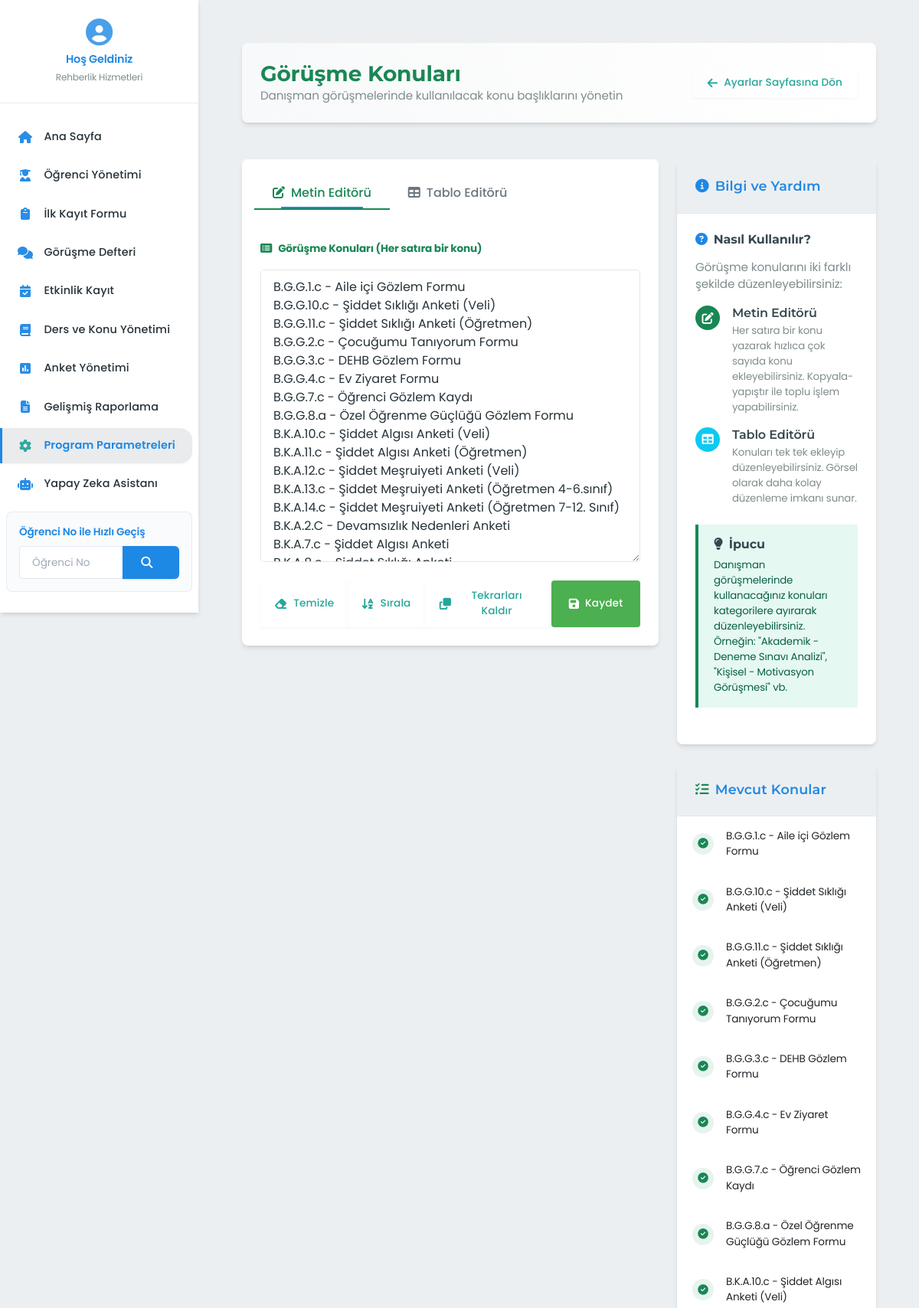
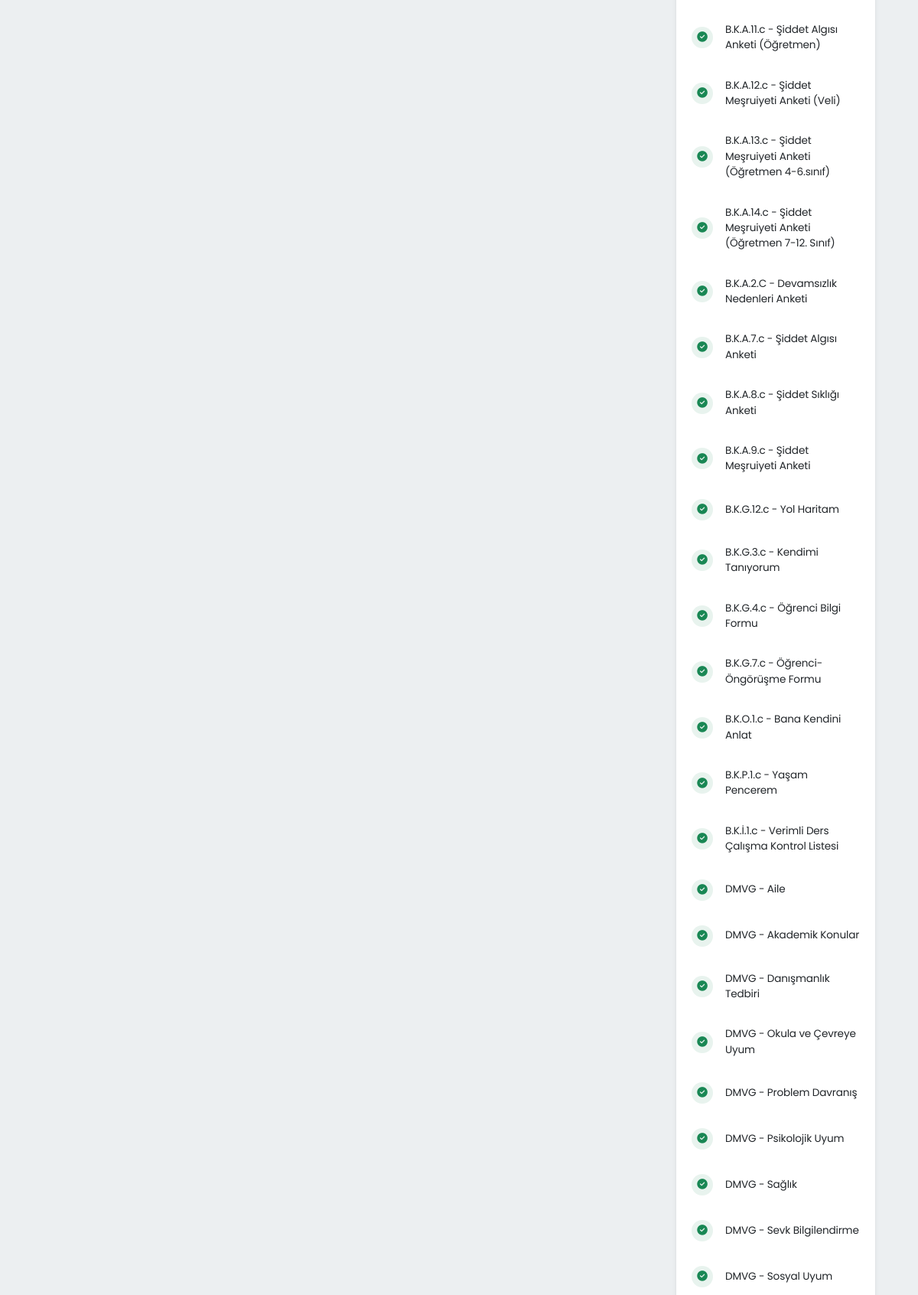
The page /parametre-yonetimi/gorusme-konulari (upper part) on the database its author committed (2 pictures, top to bottom).
### app/blueprints/parametre_yonetimi/models.py (models this page shows, shortened)
class GorusmeKonusu(db.Model):
    __tablename__ = 'gorusme_konulari'
    __table_args__ = {'extend_existing': True}
    id = db.Column(db.Integer, primary_key=True)
    baslik = db.Column(db.String(255), nullable=False, unique=True)

### app/blueprints/parametre_yonetimi/routes.py (the view, shortened to what this page needs)
@parametre_yonetimi_bp.route('/gorusme-konulari', methods=['GET', 'POST'])
@admin_required
def gorusme_konulari():
    gorusme_konulari = SabitlerService.get_gorusme_konulari()
    konular_metni = ""
    for konu in gorusme_konulari:
        konular_metni += f"{konu.baslik}\n"
    return render_template('parametre_yonetimi/gorusme_konulari.html',
                         gorusme_konulari=gorusme_konulari,
                         konular_metni=konular_metni)

### app/blueprints/parametre_yonetimi/services.py (called while the page is built)
    @staticmethod
    def get_gorusme_konulari():
        return GorusmeKonusu.query.order_by(GorusmeKonusu.baslik).all()

### app/utils/auth.py (called while the page is built)
def admin_required(f):
    @wraps(f)
    def decorated_function(*args, **kwargs):
        return f(*args, **kwargs)
    return decorated_function

### app/utils/session.py (called while the page is built)
def get_aktif_ogrenci():
    try:
        if 'aktif_ogrenci_id' in session:
            return Ogrenci.query.get(session['aktif_ogrenci_id'])
    except Exception:
        pass
    return None

### app/blueprints/parametre_yonetimi/templates/parametre_yonetimi/gorusme_konulari.html (shortened to what this page needs)
{% extends "base.html" %}
{% block content %}
<div class="container mt-4">
    <div class="row mb-4">
        <div class="col-12">
            <div class="card border-0 bg-gradient-light shadow-sm">
                <div class="card-body p-4">
                    <div class="d-sm-flex align-items-center justify-content-between">
                        <div>
                            <h1 class="h3 mb-0 text-success fw-bold">Görüşme Konuları</h1>
                            <p class="text-muted mb-0">Danışman görüşmelerinde kullanılacak konu başlıklarını yönetin</p>
                        </div>
                        <a href="{{ url_for('parametre_yonetimi.index') }}" class="btn btn-outline-secondary mt-3 mt-sm-0">
                            <i class="fas fa-arrow-left me-2"></i>Ayarlar Sayfasına Dön
                        </a>
                    </div>
                </div>
            </div>
        </div>
    </div>
    <div class="row">
        <div class="col-lg-8">
            <div class="card border-0 shadow-sm mb-4">
                <div class="card-header bg-white border-0 p-4">
                    <ul class="nav nav-tabs card-header-tabs" id="gorusmeKonulariTab" role="tablist">
                        <li class="nav-item" role="presentation">
                            <button class="nav-link active px-4 py-2" id="metin-tab" data-bs-toggle="tab" data-bs-target="#metin-tab-pane" type="button" role="tab" aria-controls="metin-tab-pane" aria-selected="true">
                                <i class="fas fa-edit me-2"></i>Metin Editörü
                            </button>
                        </li>
                        <li class="nav-item" role="presentation">
                            <button class="nav-link px-4 py-2" id="tablo-tab" data-bs-toggle="tab" data-bs-target="#tablo-tab-pane" type="button" role="tab" aria-controls="tablo-tab-pane" aria-selected="false">
                                <i class="fas fa-table me-2"></i>Tablo Editörü
                            </button>
                        </li>
                    </ul>
                </div>
                <div class="card-body p-4">
                    <div class="tab-content" id="gorusmeKonulariTabContent">
                        <div class="tab-pane fade show active" id="metin-tab-pane" role="tabpanel" aria-labelledby="metin-tab" tabindex="0">
                            <form method="POST" action="{{ url_for('parametre_yonetimi.gorusme_konulari') }}" id="metinForm">
                                <div class="form-group mb-3">
                                    <label for="konular_metni" class="form-label fw-bold text-success mb-3">
                                        <i class="fas fa-list-alt me-2"></i>Görüşme Konuları (Her satıra bir konu)
                                    </label>
                                    <textarea
                                        class="form-control"
                                        id="konular_metni"
                                        name="konular_metni"
                                        rows="15"
                                        style="resize: vertical; font-size: 16px;"
                                        placeholder="Her satıra bir konu yazın, örnek:&#10;Ders çalışma programının değerlendirilmesi&#10;YKS hazırlık süreci değerlendirmesi&#10;Aile ilişkileri görüşmesi&#10;Zaman yönetimi danışmanlığı&#10;...">{{ konular_metni }}</textarea>
                                </div>
                                <div class="d-flex justify-content-between mt-4">
                                    <div class="btn-group">
                                        <button type="button" class="btn btn-outline-secondary" id="clearTextBtn">
                                            <i class="fas fa-eraser me-2"></i>Temizle
                                        </button>
                                        <button type="button" class="btn btn-outline-secondary" id="sortLinesBtn">
                                            <i class="fas fa-sort-alpha-down me-2"></i>Sırala
                                        </button>
                                        <button type="button" class="btn btn-outline-secondary" id="removeDuplicatesBtn">
                                            <i class="fas fa-clone me-2"></i>Tekrarları Kaldır
                                        </button>
                                    </div>
                                    <button type="submit" class="btn btn-success px-4">
                                        <i class="fas fa-save me-2"></i>Kaydet
                                    </button>
                                </div>
                            </form>
                        </div>
                    </div>
                </div>
            </div>
        </div>
        <div class="col-lg-4">
            <div class="card border-0 shadow-sm mb-4">
                <div class="card-header bg-light p-4">
                    <h5 class="card-title mb-0">
                        <i class="fas fa-info-circle me-2 text-primary"></i>Bilgi ve Yardım
                    </h5>
                </div>
                <div class="card-body p-4">
                    <div class="mb-4">
                        <h6 class="fw-bold mb-3"><i class="fas fa-question-circle me-2 text-primary"></i>Nasıl Kullanılır?</h6>
                        <p class="text-muted mb-3">Görüşme konularını iki farklı şekilde düzenleyebilirsiniz:</p>
                        <div class="d-flex mb-3">
                            <div class="icon-circle bg-success text-white me-3 flex-shrink-0" style="width: 32px; height: 32px;">
                                <i class="fas fa-edit"></i>
                            </div>
                            <div>
                                <h6 class="mb-1">Metin Editörü</h6>
                                <p class="small text-muted mb-0">Her satıra bir konu yazarak hızlıca çok sayıda konu ekleyebilirsiniz. Kopyala-yapıştır ile toplu işlem yapabilirsiniz.</p>
                            </div>
                        </div>
                        <div class="d-flex">
                            <div class="icon-circle bg-info text-white me-3 flex-shrink-0" style="width: 32px; height: 32px;">
                                <i class="fas fa-table"></i>
                            </div>
                            <div>
                                <h6 class="mb-1">Tablo Editörü</h6>
                                <p class="small text-muted mb-0">Konuları tek tek ekleyip düzenleyebilirsiniz. Görsel olarak daha kolay düzenleme imkanı sunar.</p>
                            </div>
                        </div>
                    </div>
                    <div class="alert alert-success bg-opacity-10 border-start border-4 border-success rounded-0">
                        <h6 class="fw-bold mb-2"><i class="fas fa-lightbulb me-2"></i>İpucu</h6>
                        <p class="small mb-0">Danışman görüşmelerinde kullanacağınız konuları kategorilere ayırarak düzenleyebilirsiniz. Örneğin: "Akademik - Deneme Sınavı Analizi", "Kişisel - Motivasyon Görüşmesi" vb.</p>
                    </div>
                </div>
            </div>
            {% if gorusme_konulari %}
            <div class="card border-0 shadow-sm">
                <div class="card-header bg-light p-4">
                    <h5 class="card-title mb-0">
                        <i class="fas fa-list-check me-2 text-success"></i>Mevcut Konular
                    </h5>
                </div>
                <div class="list-group list-group-flush">
                    {% for konu in gorusme_konulari %}
                    <div class="list-group-item border-0 py-3">
                        <div class="d-flex align-items-center">
                            <div class="icon-circle bg-success bg-opacity-10 text-success me-3 flex-shrink-0" style="width: 28px; height: 28px;">
                                <i class="fas fa-check-circle"></i>
                            </div>
                            <span>{{ konu.baslik }}</span>
                        </div>
                    </div>
                    {% endfor %}
                </div>
            </div>
            {% endif %}
        </div>
    </div>
</div>
{% endblock %}

### app/static/css/styles.css (style rules this page uses)
:root { --primary-color: #2c3e50; --primary-light: #34495e; --primary-dark: #1e2a36; --secondary-color: #3498db; --secondary-light: #5dade2; --secondary-dark: #2874a6; --accent-color: #16a085; --warning-color: #f39c12; --danger-color: #c0392b; --info-color: #2980b9; --success-color: #27ae60; --light-color: #f8f9fa; --dark-color: #2c3e50; --text-color: #333333; --text-muted: #7f8c8d; --border-color: #ecf0f1; --bg-light: #f5f7f9; --bg-white: #ffffff; --bg-gradient: linear-gradient(to right, var(--primary-color), var(--primary-dark)); --shadow-sm: 0 2px 4px rgba(0, 0, 0, 0.05); --shadow-md: 0 4px 6px -1px rgba(0, 0, 0, 0.1), 0 2px 4px -1px rgba(0, 0, 0, 0.06); --shadow-lg: 0 10px 15px -3px rgba(0, 0, 0, 0.1), 0 4px 6px -2px rgba(0, 0, 0, 0.05); --radius-sm: 0.25rem; --radius-md: 0.5rem; --radius-lg: 0.75rem; --radius-xl: 1rem; --transition: all 0.2s ease; --card-shadow: 0 4px 6px -1px rgba(0, 0, 0, 0.1), 0 2px 4px -1px rgba(0, 0, 0, 0.06); --card-shadow-hover: 0 10px 15px -3px rgba(0, 0, 0, 0.1), 0 4px 6px -2px rgba(0, 0, 0, 0.05); --sidebar-width: 260px; --sidebar-collapsed-width: 70px; --header-height: 60px; --border-radius: 0.5rem; --transition-smooth: all 0.25s cubic-bezier(0.4, 0, 0.2, 1); }
body { font-family: 'Inter', system-ui, -apple-system, 'Segoe UI', Helvetica, Arial, sans-serif; color: var(--text-color); background-color: var(--bg-light); line-height: 1.5; font-size: 0.9rem; overflow-x: hidden; -webkit-font-smoothing: antialiased; -moz-osx-font-smoothing: grayscale; letter-spacing: -0.01em; }
.card { border-radius: var(--radius-lg); border: none; box-shadow: var(--shadow-md); margin-bottom: 1.5rem; transition: all 0.3s ease; overflow: hidden; background-color: var(--bg-white); position: relative; }
.card-header { background: var(--bg-white); border-bottom: 2px solid var(--primary-color); font-weight: 600; font-size: 1rem; padding: 1rem 1.5rem; color: var(--primary-color); letter-spacing: 0.01em; position: relative; }
.card-header .card-title { margin-bottom: 0; font-size: 1.1rem; font-weight: 600; color: var(--primary-color); position: relative; }
.card-body { padding: 1.5rem; }
.btn { font-weight: 600; border-radius: var(--radius-md); padding: 0.65rem 1.25rem; font-size: 0.85rem; line-height: 1.5; transition: all 0.3s cubic-bezier(0.4, 0, 0.2, 1); display: inline-flex; align-items: center; justify-content: center; box-shadow: var(--shadow-sm); letter-spacing: 0.01em; position: relative; overflow: hidden; border: none; z-index: 1; }
.btn:before { content: ''; position: absolute; top: 0; left: 0; width: 100%; height: 100%; background: rgba(255, 255, 255, 0.1); transform: translateY(100%); transition: transform 0.3s cubic-bezier(0.4, 0, 0.2, 1); z-index: -1; }
.btn i, .btn .fas, .btn .far, .btn .fal, .btn .fab { margin-right: 0.65rem; font-size: 0.95rem; transition: transform 0.2s ease; }
.btn-success { background-color: var(--success-color); color: white; }
.btn-outline-secondary { color: var(--secondary-color); background-color: transparent; border: 2px solid var(--secondary-color); }
.form-control { border-radius: 3px; border: 1px solid #ced4da; padding: 0.5rem 0.75rem; font-size: 0.875rem; transition: border-color 0.2s ease; background-color: var(--bg-white); color: var(--text-color); line-height: 1.5; }
.form-control::placeholder { color: #a0a9b8; font-size: 0.85rem; }
.form-label { font-weight: 600; color: var(--primary-color); font-size: 0.85rem; margin-bottom: 0.4rem; display: inline-block; }
.form-group { margin-bottom: 1.25rem; }
.text-primary { color: var(--primary-color) !important; }
.text-muted { color: var(--text-muted) !important; }
.bg-light { background-color: var(--bg-light) !important; }
.shadow-sm { box-shadow: var(--card-shadow) !important; }
.list-group { border-radius: 4px; overflow: hidden; box-shadow: 0 1px 2px rgba(0, 0, 0, 0.04); }
.list-group-item { border-color: var(--border-color); padding: 0.6rem 0.8rem; font-size: 0.85rem; transition: all 0.15s ease; }

### app/static/css/animations.css (style rules this page uses)
.btn { transition: all 0.2s cubic-bezier(0.4, 0, 0.2, 1); }
.card { transition: all 0.3s cubic-bezier(0.4, 0, 0.2, 1); }
.nav-link { transition: all 0.2s cubic-bezier(0.4, 0, 0.2, 1); }
.form-control { transition: all 0.2s ease; }
.list-group-item { transition: all 0.2s ease; }
.btn { transition: all 0.2s ease-in-out; }
.card { transition: all 0.3s cubic-bezier(0.165, 0.84, 0.44, 1); }
.form-control, .form-select { transition: all 0.2s ease; }
.list-group-item { transition: all 0.15s ease-in-out; }

### rows shown on the page
GorusmeKonusu: baslik "B.G.G.1.c - Aile içi Gözlem Formu"
GorusmeKonusu: baslik "B.G.G.10.c - Şiddet Sıklığı Anketi (Veli)"
GorusmeKonusu: baslik "B.G.G.11.c - Şiddet Sıklığı Anketi (Öğretmen)"
GorusmeKonusu: baslik "B.G.G.2.c - Çocuğumu Tanıyorum Formu"
GorusmeKonusu: baslik "B.G.G.3.c - DEHB Gözlem Formu"
GorusmeKonusu: baslik "B.G.G.4.c - Ev Ziyaret Formu"
GorusmeKonusu: baslik "B.G.G.7.c - Öğrenci Gözlem Kaydı"
GorusmeKonusu: baslik "B.G.G.8.a - Özel Öğrenme Güçlüğü Gözlem Formu"
GorusmeKonusu: baslik "B.K.A.10.c - Şiddet Algısı Anketi (Veli)"
GorusmeKonusu: baslik "B.K.A.11.c - Şiddet Algısı Anketi (Öğretmen)"
GorusmeKonusu: baslik "B.K.A.12.c - Şiddet Meşruiyeti Anketi (Veli)"
GorusmeKonusu: baslik "B.K.A.13.c - Şiddet Meşruiyeti Anketi (Öğretmen 4-6.sınıf)"
GorusmeKonusu: baslik "B.K.A.14.c - Şiddet Meşruiyeti Anketi (Öğretmen 7-12. Sınıf)"
GorusmeKonusu: baslik "B.K.A.2.C - Devamsızlık Nedenleri Anketi"
GorusmeKonusu: baslik "B.K.A.7.c - Şiddet Algısı Anketi"
GorusmeKonusu: baslik "B.K.A.8.c - Şiddet Sıklığı Anketi"
GorusmeKonusu: baslik "B.K.A.9.c - Şiddet Meşruiyeti Anketi"
GorusmeKonusu: baslik "B.K.G.12.c - Yol Haritam"
GorusmeKonusu: baslik "B.K.G.3.c - Kendimi Tanıyorum"
GorusmeKonusu: baslik "B.K.G.4.c - Öğrenci Bilgi Formu"
GorusmeKonusu: baslik "B.K.G.7.c - Öğrenci-Öngörüşme Formu"
GorusmeKonusu: baslik "B.K.O.1.c - Bana Kendini Anlat"
GorusmeKonusu: baslik "B.K.P.1.c - Yaşam Pencerem"
GorusmeKonusu: baslik "B.K.İ.1.c - Verimli Ders Çalışma Kontrol Listesi"
GorusmeKonusu: baslik "DMVG - Aile"
GorusmeKonusu: baslik "DMVG - Akademik Konular"
GorusmeKonusu: baslik "DMVG - Danışmanlık Tedbiri"
GorusmeKonusu: baslik "DMVG - Okula ve Çevreye Uyum"
GorusmeKonusu: baslik "DMVG - Problem Davranış"
GorusmeKonusu: baslik "DMVG - Psikolojik Uyum"
GorusmeKonusu: baslik "DMVG - Sağlık"
GorusmeKonusu: baslik "DMVG - Sevk Bilgilendirme"
GorusmeKonusu: baslik "DMVG - Sosyal Uyum"
